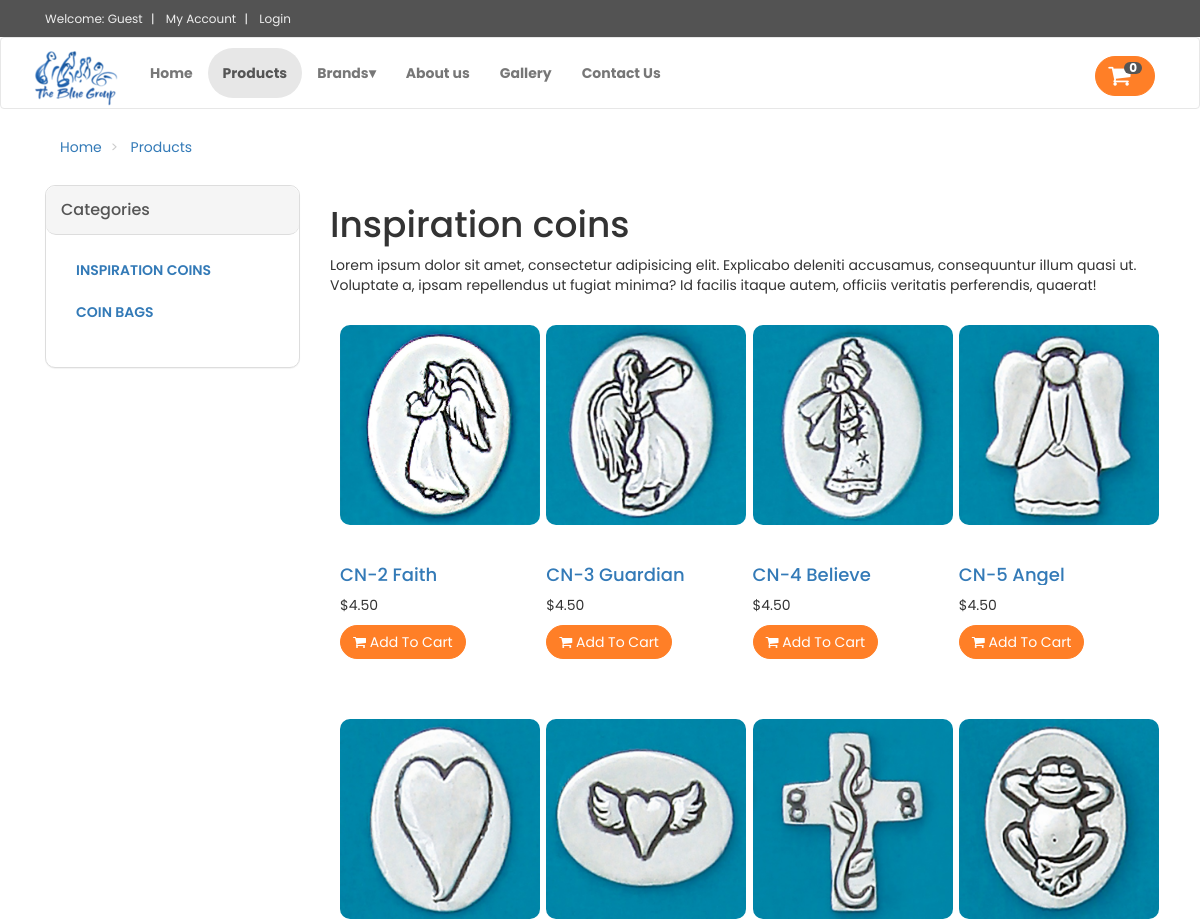
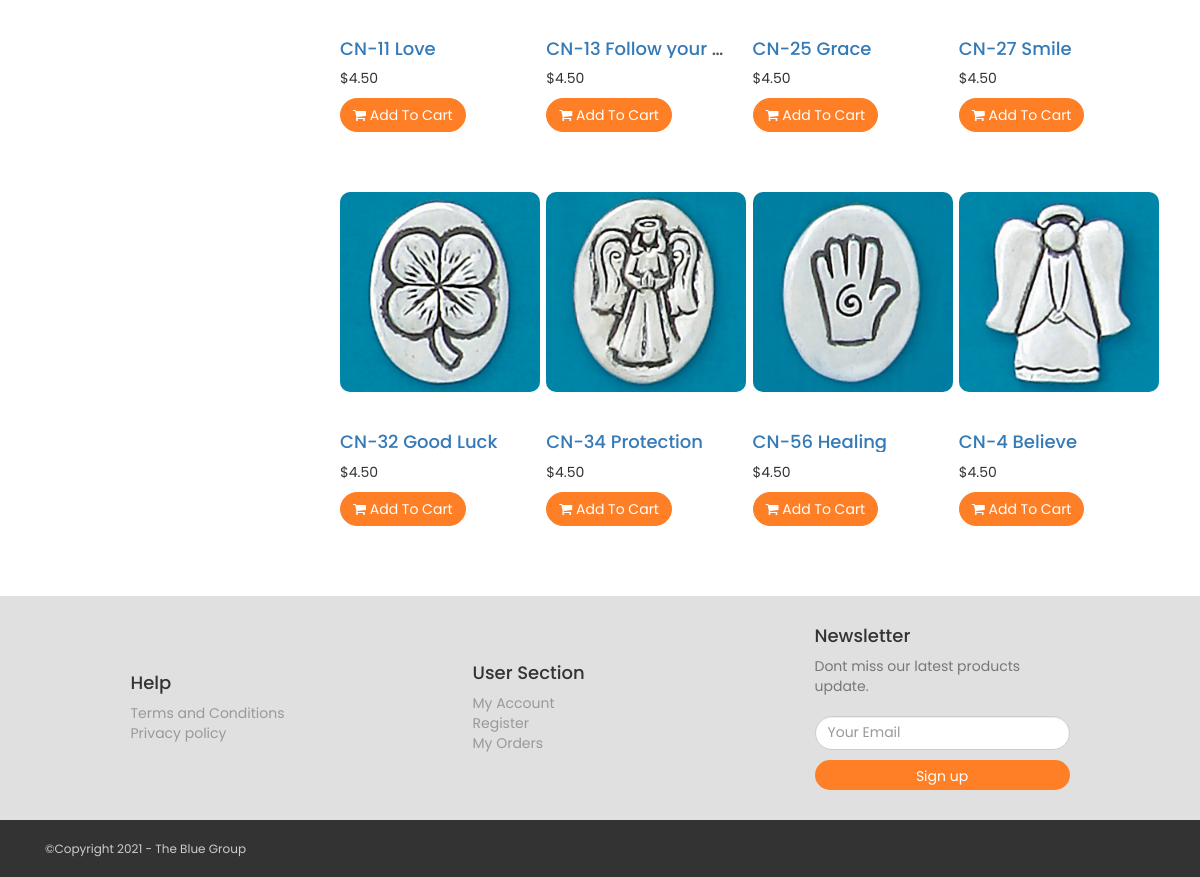
Page /shop.php?cat=1 on the committed database (2 pictures, top to bottom).
### tables this page shows
CREATE TABLE `categories` (
  `cat_id` int(10) NOT NULL,
  `cat_title` text NOT NULL,
  `cat_desc` varchar(300) NOT NULL
);

CREATE TABLE `products` (
  `product_id` int(10) NOT NULL,
  `cat_id` int(10) NOT NULL,
  `date` timestamp NOT NULL DEFAULT current_timestamp() ON UPDATE current_timestamp(),
  `product_title` text NOT NULL,
  `product_img` text NOT NULL,
  `product_price` varchar(10) NOT NULL,
  `product_desc` text NOT NULL,
  `product_keywords` text NOT NULL
);

### functions/functions.php (the view, shortened to what this page needs)
<?php
$db = mysqli_connect("localhost","root","","bluegroup");
function getRealIpUser(){
    switch(true){
        default : return $_SERVER['REMOTE_ADDR'];
        }
}
function getCats()
{
    global $db;
    $get_cats = "select * from categories";
    $run_cats = mysqli_query($db,$get_cats);
    while($row_cats = mysqli_fetch_array($run_cats))
    {
        $cat_id = $row_cats['cat_id'];
        $cat_title = $row_cats['cat_title'];
        echo "
        <li>
        <a href='shop.php?cat=$cat_id'> $cat_title
        </a>
        </li>";
    }
}
function getpcatpro()
{
    global $db;
    if(isset($_GET['cat']))
    {
        $cat_id = $_GET['cat'];
        $get_cat ="select * from categories where cat_id='$cat_id'";
        $run_cat = mysqli_query($db,$get_cat);
        $row_cat = mysqli_fetch_array($run_cat);
        $cat_title = $row_cat['cat_title'];
        $cat_desc = $row_cat['cat_desc'];
        $get_products ="select * from products where cat_id='$cat_id'";
        $run_products = mysqli_query($db,$get_products);
        $count = mysqli_num_rows($run_products);
        if($count==0)
        {
            echo "
            <div class='box' style='margin-bottom:30px;'>
                <h1> No Product Found In This Category </h1>
            </div>
            ";
        }
        else
        {
            echo "
            <div class='box' style='margin-bottom:30px;'>
            <h1>$cat_title</h1>
            <p> $cat_desc </p>
            </div>
            ";
        }
        while($row_products=mysqli_fetch_array($run_products))
        {
            $pro_id = $row_products['product_id'];
            $pro_title = $row_products['product_title'];
            $pro_price = $row_products['product_price'];
            $pro_img = $row_products['product_img'];
            echo "
            <div class='col-4 center-responsive '>
                <div class='product'>
                    <a href='details.php?pro_id=$pro_id'>
                        <img  src='images/coins/$pro_img'>
                    </a>
                <div class='text'>
                    <h4 style=' color: #555; padding-top: 10px;  text-overflow: ellipsis;
                    white-space: nowrap;
                    overflow: hidden;'>
                        <a href='details.php?pro_id=$pro_id'> $pro_title </a>
                    </h4>
                <p class='price'>$$pro_price</p>
                <p class='buttons'>
                    <a class='btn btn-primary' href='details.php?pro_id=$pro_id'>
                        <i class='fa fa-shopping-cart'></i> Add To Cart
                    </a>
                </p>
                </div>
            </div>
            </div>
            ";
        }
    }
}
function items(){
    global $db;
    $ip_add = getRealIpUser();
    $get_items = "select * from cart where ip_add='$ip_add'";
    $run_items = mysqli_query($db,$get_items);
    $count_items = mysqli_num_rows($run_items);
    echo $count_items;
}
?>

### styles/style.css (style rules this page uses)
* { margin: 0; padding: 0; box-sizing: border-box; font-family: "Poppins", sans-serif; }
body { font-size: 14px; line-height: 1.42857143; color: #333333; background: #ffffff; overflow-x: hidden; font-family: "Poppins", sans-serif !important; }
.btn-primary { color: rgb(255, 255, 255); background: #ff7f27; border-color: #ff7f27; border-radius: 30px; }
.col-4 { flex-basis: 25%; padding: 10px; min-width: 200px; margin-bottom: 50px; }
.col-4 img { width: 200px; border-radius: 10px; height: 200px; transition: transform 0.5s; }
.col-4 img { transform: translateY(-10%); }
#content .panel.sidebar-menu ul.nav.category-menu li a { text-transform: uppercase; font-weight: 600; }

### rows in the picture
categories: cat_title "INSPIRATION COINS", cat_title "Inspiration coins", cat_desc "Lorem ipsum dolor sit amet, consectetur adipisicing elit. Explicabo deleniti accusamus, consequuntur illum quasi ut. Voluptate a, ipsam repellendus ut fugiat minima? Id facilis itaque autem, officiis veritatis perferendis, quaerat!"
categories: cat_title "COIN BAGS"
products: product_img (picture), product_title "CN-2 Faith", product_price "4.50"
products: product_img (picture), product_title "CN-3 Guardian", product_price "4.50"
products: product_img (picture), product_title "CN-4 Believe", product_price "4.50"
products: product_img (picture), product_title "CN-5 Angel", product_price "4.50"
products: product_img (picture), product_title "CN-11 Love", product_price "4.50"
products: product_img (picture), product_title "CN-13 Follow your…", product_price "4.50"
products: product_img (picture), product_title "CN-25 Grace", product_price "4.50"
products: product_img (picture), product_title "CN-27 Smile", product_price "4.50"
products: product_img (picture), product_title "CN-32 Good Luck", product_price "4.50"
products: product_img (picture), product_title "CN-34 Protection", product_price "4.50"
products: product_img (picture), product_title "CN-56 Healing", product_price "4.50"
products: product_img (picture), product_title "CN-4 Believe", product_price "4.50"

### other values in the picture
$count_items "0"
